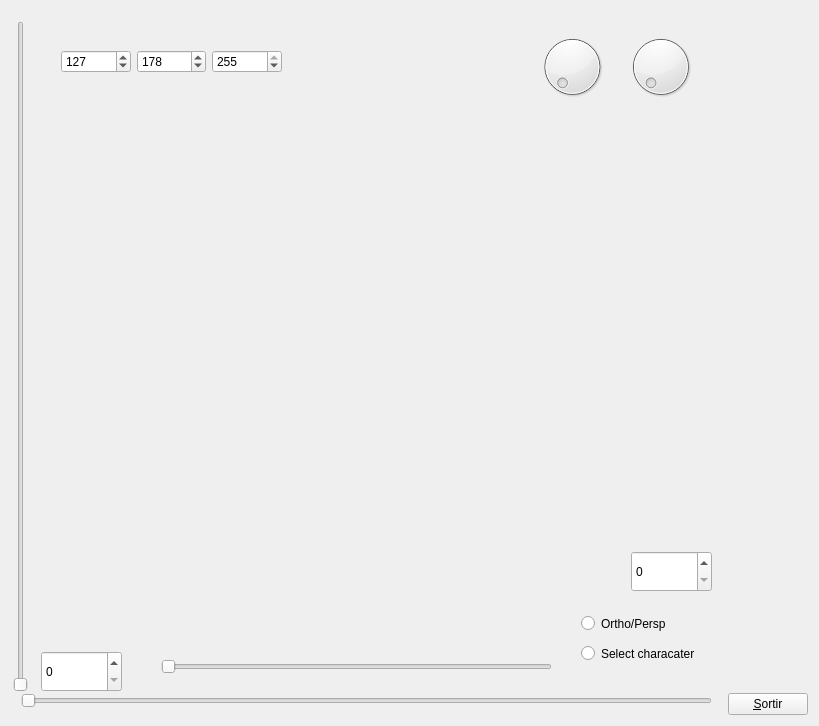
<?xml version="1.0" encoding="UTF-8"?>
<ui version="4.0">
 <class>MyForm</class>
 <widget class="QWidget" name="MyForm">
  <property name="geometry">
   <rect>
    <x>0</x>
    <y>0</y>
    <width>819</width>
    <height>726</height>
   </rect>
  </property>
  <property name="windowTitle">
   <string>IDI-Lab</string>
  </property>
  <layout class="QHBoxLayout" name="horizontalLayout">
   <item>
    <widget class="MyGLWidget" name="widget" native="true">
     <property name="sizePolicy">
      <sizepolicy hsizetype="Expanding" vsizetype="Expanding">
       <horstretch>0</horstretch>
       <verstretch>0</verstretch>
      </sizepolicy>
     </property>
     <property name="minimumSize">
      <size>
       <width>50</width>
       <height>50</height>
      </size>
     </property>
     <widget class="QSlider" name="horizontalSlider">
      <property name="geometry">
       <rect>
        <x>150</x>
        <y>640</y>
        <width>391</width>
        <height>31</height>
       </rect>
      </property>
      <property name="orientation">
       <enum>Qt::Horizontal</enum>
      </property>
     </widget>
     <widget class="QSpinBox" name="spinBox">
      <property name="geometry">
       <rect>
        <x>30</x>
        <y>640</y>
        <width>81</width>
        <height>41</height>
       </rect>
      </property>
     </widget>
     <widget class="QRadioButton" name="radioButton">
      <property name="geometry">
       <rect>
        <x>570</x>
        <y>630</y>
        <width>141</width>
        <height>25</height>
       </rect>
      </property>
      <property name="text">
       <string>Select characater</string>
      </property>
     </widget>
     <widget class="QRadioButton" name="radioButton_2">
      <property name="geometry">
       <rect>
        <x>570</x>
        <y>600</y>
        <width>110</width>
        <height>25</height>
       </rect>
      </property>
      <property name="text">
       <string>Ortho/Persp</string>
      </property>
     </widget>
     <widget class="QSpinBox" name="spinBox_2">
      <property name="geometry">
       <rect>
        <x>620</x>
        <y>540</y>
        <width>81</width>
        <height>41</height>
       </rect>
      </property>
     </widget>
     <widget class="QWidget" name="layoutWidget">
      <property name="geometry">
       <rect>
        <x>520</x>
        <y>20</y>
        <width>171</width>
        <height>71</height>
       </rect>
      </property>
      <layout class="QHBoxLayout" name="horizontalLayout_2">
       <item>
        <widget class="QDial" name="dial_2"/>
       </item>
       <item>
        <widget class="QDial" name="dial"/>
       </item>
      </layout>
     </widget>
     <widget class="MyLabel" name="label">
      <property name="geometry">
       <rect>
        <x>320</x>
        <y>30</y>
        <width>91</width>
        <height>31</height>
       </rect>
      </property>
      <property name="text">
       <string/>
      </property>
     </widget>
     <widget class="QWidget" name="layoutWidget">
      <property name="geometry">
       <rect>
        <x>50</x>
        <y>20</y>
        <width>221</width>
        <height>61</height>
       </rect>
      </property>
      <layout class="QHBoxLayout" name="horizontalLayout_3">
       <item>
        <widget class="QSpinBox" name="spinBox_3">
         <property name="maximum">
          <number>255</number>
         </property>
         <property name="value">
          <number>127</number>
         </property>
        </widget>
       </item>
       <item>
        <widget class="QSpinBox" name="spinBox_5">
         <property name="maximum">
          <number>255</number>
         </property>
         <property name="value">
          <number>178</number>
         </property>
        </widget>
       </item>
       <item>
        <widget class="QSpinBox" name="spinBox_4">
         <property name="maximum">
          <number>255</number>
         </property>
         <property name="value">
          <number>255</number>
         </property>
        </widget>
       </item>
      </layout>
     </widget>
     <widget class="QSlider" name="horizontalSlider_2">
      <property name="geometry">
       <rect>
        <x>10</x>
        <y>680</y>
        <width>691</width>
        <height>20</height>
       </rect>
      </property>
      <property name="orientation">
       <enum>Qt::Horizontal</enum>
      </property>
     </widget>
     <widget class="QSlider" name="verticalSlider">
      <property name="geometry">
       <rect>
        <x>0</x>
        <y>10</y>
        <width>20</width>
        <height>671</height>
       </rect>
      </property>
      <property name="orientation">
       <enum>Qt::Vertical</enum>
      </property>
     </widget>
    </widget>
   </item>
   <item>
    <layout class="QVBoxLayout" name="verticalLayout">
     <item>
      <spacer name="verticalSpacer">
       <property name="orientation">
        <enum>Qt::Vertical</enum>
       </property>
       <property name="sizeHint" stdset="0">
        <size>
         <width>20</width>
         <height>40</height>
        </size>
       </property>
      </spacer>
     </item>
     <item>
      <widget class="QPushButton" name="pushButton">
       <property name="sizePolicy">
        <sizepolicy hsizetype="Fixed" vsizetype="Fixed">
         <horstretch>0</horstretch>
         <verstretch>0</verstretch>
        </sizepolicy>
       </property>
       <property name="text">
        <string>&amp;Sortir</string>
       </property>
      </widget>
     </item>
    </layout>
   </item>
  </layout>
 </widget>
 <customwidgets>
  <customwidget>
   <class>MyGLWidget</class>
   <extends>QWidget</extends>
   <header>MyGLWidget.h</header>
   <container>1</container>
   <slots>
    <slot>controlFOV(int)</slot>
    <slot>SelectCharacter()</slot>
    <slot>Optic()</slot>
    <slot>controlScale(int)</slot>
    <slot>ThetaAngle(int)</slot>
    <slot>PsiAngle(int)</slot>
    <slot>paintAlArd(float,float,float)</slot>
    <slot>SlideViewportW(int)</slot>
    <slot>SlideViewportH(int)</slot>
   </slots>
  </customwidget>
  <customwidget>
   <class>MyLabel</class>
   <extends>QLabel</extends>
   <header>MyLabel.h</header>
   <slots>
    <signal>shareColor(float,float,float)</signal>
    <slot>tabdiilR(int)</slot>
    <slot>tabdiilG(int)</slot>
    <slot>tabdiilB(int)</slot>
   </slots>
  </customwidget>
 </customwidgets>
 <resources/>
 <connections>
  <connection>
   <sender>pushButton</sender>
   <signal>clicked()</signal>
   <receiver>MyForm</receiver>
   <slot>close()</slot>
   <hints>
    <hint type="sourcelabel">
     <x>808</x>
     <y>715</y>
    </hint>
    <hint type="destinationlabel">
     <x>839</x>
     <y>529</y>
    </hint>
   </hints>
  </connection>
  <connection>
   <sender>horizontalSlider</sender>
   <signal>sliderMoved(int)</signal>
   <receiver>spinBox</receiver>
   <slot>setValue(int)</slot>
   <hints>
    <hint type="sourcelabel">
     <x>284</x>
     <y>674</y>
    </hint>
    <hint type="destinationlabel">
     <x>101</x>
     <y>674</y>
    </hint>
   </hints>
  </connection>
  <connection>
   <sender>spinBox</sender>
   <signal>valueChanged(int)</signal>
   <receiver>horizontalSlider</receiver>
   <slot>setValue(int)</slot>
   <hints>
    <hint type="sourcelabel">
     <x>110</x>
     <y>689</y>
    </hint>
    <hint type="destinationlabel">
     <x>187</x>
     <y>679</y>
    </hint>
   </hints>
  </connection>
  <connection>
   <sender>horizontalSlider</sender>
   <signal>sliderMoved(int)</signal>
   <receiver>widget</receiver>
   <slot>controlFOV(int)</slot>
   <hints>
    <hint type="sourcelabel">
     <x>382</x>
     <y>679</y>
    </hint>
    <hint type="destinationlabel">
     <x>440</x>
     <y>545</y>
    </hint>
   </hints>
  </connection>
  <connection>
   <sender>spinBox</sender>
   <signal>valueChanged(int)</signal>
   <receiver>widget</receiver>
   <slot>controlFOV(int)</slot>
   <hints>
    <hint type="sourcelabel">
     <x>119</x>
     <y>689</y>
    </hint>
    <hint type="destinationlabel">
     <x>161</x>
     <y>629</y>
    </hint>
   </hints>
  </connection>
  <connection>
   <sender>radioButton_2</sender>
   <signal>clicked()</signal>
   <receiver>widget</receiver>
   <slot>Optic()</slot>
   <hints>
    <hint type="sourcelabel">
     <x>683</x>
     <y>633</y>
    </hint>
    <hint type="destinationlabel">
     <x>561</x>
     <y>511</y>
    </hint>
   </hints>
  </connection>
  <connection>
   <sender>radioButton</sender>
   <signal>clicked()</signal>
   <receiver>widget</receiver>
   <slot>SelectCharacter()</slot>
   <hints>
    <hint type="sourcelabel">
     <x>684</x>
     <y>663</y>
    </hint>
    <hint type="destinationlabel">
     <x>681</x>
     <y>555</y>
    </hint>
   </hints>
  </connection>
  <connection>
   <sender>spinBox_2</sender>
   <signal>valueChanged(int)</signal>
   <receiver>widget</receiver>
   <slot>controlScale(int)</slot>
   <hints>
    <hint type="sourcelabel">
     <x>702</x>
     <y>589</y>
    </hint>
    <hint type="destinationlabel">
     <x>611</x>
     <y>470</y>
    </hint>
   </hints>
  </connection>
  <connection>
   <sender>dial_2</sender>
   <signal>sliderMoved(int)</signal>
   <receiver>widget</receiver>
   <slot>ThetaAngle(int)</slot>
   <hints>
    <hint type="sourcelabel">
     <x>567</x>
     <y>75</y>
    </hint>
    <hint type="destinationlabel">
     <x>664</x>
     <y>173</y>
    </hint>
   </hints>
  </connection>
  <connection>
   <sender>dial</sender>
   <signal>sliderMoved(int)</signal>
   <receiver>widget</receiver>
   <slot>PsiAngle(int)</slot>
   <hints>
    <hint type="sourcelabel">
     <x>681</x>
     <y>68</y>
    </hint>
    <hint type="destinationlabel">
     <x>639</x>
     <y>169</y>
    </hint>
   </hints>
  </connection>
  <connection>
   <sender>spinBox_3</sender>
   <signal>valueChanged(int)</signal>
   <receiver>label</receiver>
   <slot>tabdiilR(int)</slot>
   <hints>
    <hint type="sourcelabel">
     <x>84</x>
     <y>60</y>
    </hint>
    <hint type="destinationlabel">
     <x>350</x>
     <y>51</y>
    </hint>
   </hints>
  </connection>
  <connection>
   <sender>spinBox_5</sender>
   <signal>valueChanged(int)</signal>
   <receiver>label</receiver>
   <slot>tabdiilG(int)</slot>
   <hints>
    <hint type="sourcelabel">
     <x>161</x>
     <y>56</y>
    </hint>
    <hint type="destinationlabel">
     <x>357</x>
     <y>51</y>
    </hint>
   </hints>
  </connection>
  <connection>
   <sender>spinBox_4</sender>
   <signal>valueChanged(int)</signal>
   <receiver>label</receiver>
   <slot>tabdiilB(int)</slot>
   <hints>
    <hint type="sourcelabel">
     <x>215</x>
     <y>66</y>
    </hint>
    <hint type="destinationlabel">
     <x>365</x>
     <y>62</y>
    </hint>
   </hints>
  </connection>
  <connection>
   <sender>label</sender>
   <signal>shareColor(float,float,float)</signal>
   <receiver>widget</receiver>
   <slot>paintAlArd(float,float,float)</slot>
   <hints>
    <hint type="sourcelabel">
     <x>360</x>
     <y>59</y>
    </hint>
    <hint type="destinationlabel">
     <x>441</x>
     <y>16</y>
    </hint>
   </hints>
  </connection>
  <connection>
   <sender>verticalSlider</sender>
   <signal>valueChanged(int)</signal>
   <receiver>widget</receiver>
   <slot>SlideViewportH(int)</slot>
   <hints>
    <hint type="sourcelabel">
     <x>14</x>
     <y>94</y>
    </hint>
    <hint type="destinationlabel">
     <x>139</x>
     <y>207</y>
    </hint>
   </hints>
  </connection>
  <connection>
   <sender>horizontalSlider_2</sender>
   <signal>valueChanged(int)</signal>
   <receiver>widget</receiver>
   <slot>SlideViewportW(int)</slot>
   <hints>
    <hint type="sourcelabel">
     <x>589</x>
     <y>698</y>
    </hint>
    <hint type="destinationlabel">
     <x>516</x>
     <y>614</y>
    </hint>
   </hints>
  </connection>
 </connections>
</ui>
